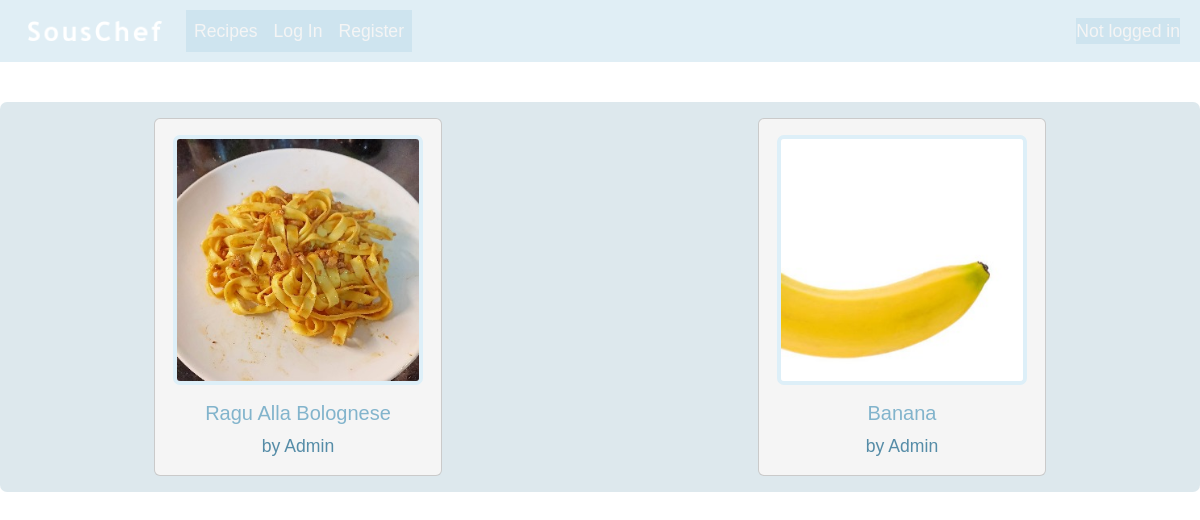
The app's page /recipes, older data.
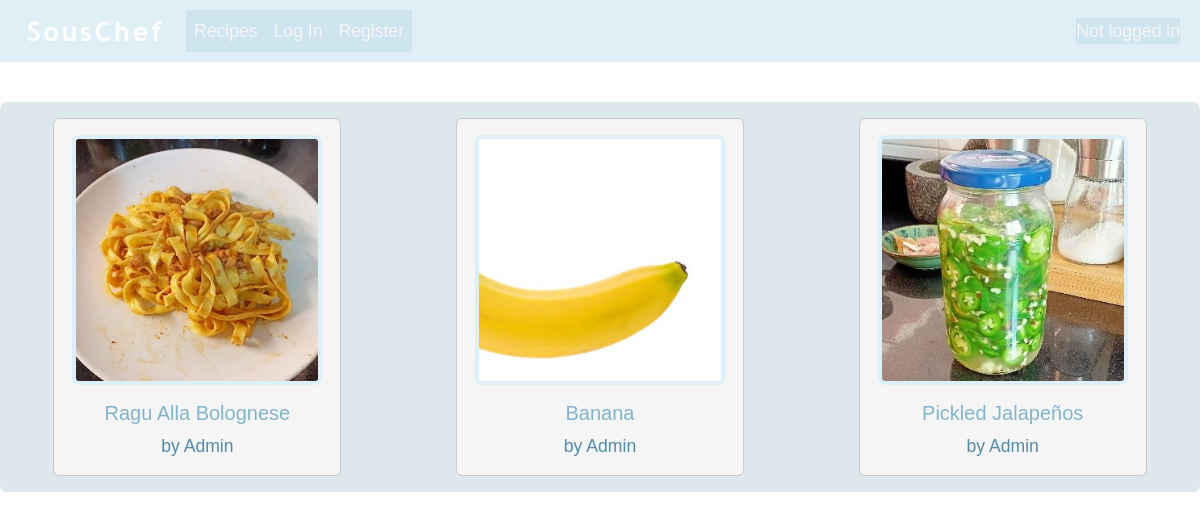
The same page, newer data.
### souschef/models.py (models this page shows, shortened)
class Recipe(models.Model):
    title = models.CharField(max_length=128)
    description = models.TextField()
    ingredients = models.ManyToManyField(Ingredient, through="IngredientPerRecipe")
    image = models.ImageField(upload_to="recipe_pics", null=True, blank=True)
    created_by = models.ForeignKey(User, on_delete=models.CASCADE)
    created_on = models.DateTimeField(auto_now_add=True)

class User(AbstractUser):
    pass

### souschef/views.py (the view)
# urls.py: path("recipes", views.recipes, name="recipes"),
def recipes(request):
    recipes = Recipe.objects.all()
    return render(request, "SousChef/recipes.html", {
            "recipes": recipes,
        })

### souschef/templates/souschef/recipes.html (shortened to what this page needs)
{% extends "SousChef/layout.html" %}
{% load static %}
{% block body %}
    <div class="container-flex bg-custom text-center mt-5">
        <div class="row justify-content-center g-2">
            {% if recipes %}
                {% for recipe in recipes %}
                    <div class="col m-2 p-2">
                        <div class="card recipe-card mx-auto" style="width: 18rem;">
                            {% if recipe.image %}
                                <a class="mt-3 mx-auto" href="{% url 'recipe' recipe.id %}">
                                <img src="{{ recipe.image.url }}" class="card-img-top img-fluid recipe-image-mid border border-4" alt="recipe image">
                                </a>
                            {% else %}
                                <a class="mt-3 mx-auto" href="{% url 'recipe' recipe.id %}">
                                <img src="{% static 'images/default_pics/default_recipe.png' %}" class="card-img-top img-fluid recipe-image-mid" alt="recipe image">
                                </a>
                            {% endif %}
                            <div class="card-body">
                                <h5 class="card-title"><a href="{% url 'recipe' recipe.id %}"class="card-link">{{ recipe.title }}</h5></a>
                                <p class="card-text">by {{ recipe.created_by }}</p>
                            </div>
                        </div>
                    </div>
                {% endfor %}
            {% else %}
                <div class="my-3 text-center">
                    <h5>No recipes yet!</h5>
                </div>
            {% endif %}
        </div>
        </div>
{% endblock %}

Row changes from the older to the newer data that the page shows:
added Recipe: image (picture), title "Pickled Jalapeños", created_by "Admin"
